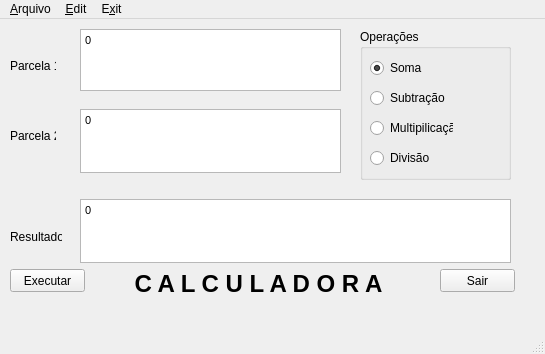
<ui version="4.0" >
 <class>MainWindow</class>
 <widget class="QMainWindow" name="MainWindow" >
  <property name="geometry" >
   <rect>
    <x>0</x>
    <y>0</y>
    <width>545</width>
    <height>354</height>
   </rect>
  </property>
  <property name="windowTitle" >
   <string>Minha Calculadora</string>
  </property>
  <widget class="QWidget" name="centralwidget" >
   <widget class="QLabel" name="label_2" >
    <property name="geometry" >
     <rect>
      <x>10</x>
      <y>40</y>
      <width>46</width>
      <height>14</height>
     </rect>
    </property>
    <property name="text" >
     <string>Parcela 1:</string>
    </property>
    <property name="buddy" >
     <cstring>textEdit1</cstring>
    </property>
   </widget>
   <widget class="QTextEdit" name="textEdit1" >
    <property name="geometry" >
     <rect>
      <x>80</x>
      <y>10</y>
      <width>261</width>
      <height>62</height>
     </rect>
    </property>
    <property name="html" >
     <string>&lt;html>&lt;head>&lt;meta name="qrichtext" content="1" />&lt;style type="text/css">
p, li { white-space: pre-wrap; }
&lt;/style>&lt;/head>&lt;body style=" font-family:'MS Shell Dlg 2'; font-size:8.25pt; font-weight:400; font-style:normal; text-decoration:none;">
&lt;p style=" margin-top:0px; margin-bottom:0px; margin-left:0px; margin-right:0px; -qt-block-indent:0; text-indent:0px; font-size:8pt;">0&lt;/p>&lt;/body>&lt;/html></string>
    </property>
   </widget>
   <widget class="QLabel" name="label_3" >
    <property name="geometry" >
     <rect>
      <x>10</x>
      <y>110</y>
      <width>46</width>
      <height>14</height>
     </rect>
    </property>
    <property name="text" >
     <string>Parcela 2:</string>
    </property>
    <property name="buddy" >
     <cstring>textEdit2</cstring>
    </property>
   </widget>
   <widget class="QTextEdit" name="textEdit2" >
    <property name="geometry" >
     <rect>
      <x>80</x>
      <y>90</y>
      <width>261</width>
      <height>64</height>
     </rect>
    </property>
    <property name="html" >
     <string>&lt;html>&lt;head>&lt;meta name="qrichtext" content="1" />&lt;style type="text/css">
p, li { white-space: pre-wrap; }
&lt;/style>&lt;/head>&lt;body style=" font-family:'MS Shell Dlg 2'; font-size:8.25pt; font-weight:400; font-style:normal; text-decoration:none;">
&lt;p style=" margin-top:0px; margin-bottom:0px; margin-left:0px; margin-right:0px; -qt-block-indent:0; text-indent:0px; font-size:8pt;">0&lt;/p>&lt;/body>&lt;/html></string>
    </property>
   </widget>
   <widget class="QTextEdit" name="textEditResult" >
    <property name="geometry" >
     <rect>
      <x>80</x>
      <y>180</y>
      <width>431</width>
      <height>64</height>
     </rect>
    </property>
    <property name="html" >
     <string>&lt;html>&lt;head>&lt;meta name="qrichtext" content="1" />&lt;style type="text/css">
p, li { white-space: pre-wrap; }
&lt;/style>&lt;/head>&lt;body style=" font-family:'MS Shell Dlg 2'; font-size:8.25pt; font-weight:400; font-style:normal; text-decoration:none;">
&lt;p style=" margin-top:0px; margin-bottom:0px; margin-left:0px; margin-right:0px; -qt-block-indent:0; text-indent:0px; font-size:8pt;">0&lt;/p>&lt;/body>&lt;/html></string>
    </property>
   </widget>
   <widget class="QLabel" name="label_4" >
    <property name="geometry" >
     <rect>
      <x>10</x>
      <y>210</y>
      <width>52</width>
      <height>16</height>
     </rect>
    </property>
    <property name="text" >
     <string>Resultado:</string>
    </property>
    <property name="buddy" >
     <cstring>textEditResult</cstring>
    </property>
   </widget>
   <widget class="QPushButton" name="exitButton" >
    <property name="geometry" >
     <rect>
      <x>440</x>
      <y>250</y>
      <width>75</width>
      <height>23</height>
     </rect>
    </property>
    <property name="text" >
     <string>Sair</string>
    </property>
   </widget>
   <widget class="QLabel" name="label" >
    <property name="geometry" >
     <rect>
      <x>98</x>
      <y>250</y>
      <width>321</width>
      <height>30</height>
     </rect>
    </property>
    <property name="layoutDirection" >
     <enum>Qt::RightToLeft</enum>
    </property>
    <property name="text" >
     <string>&lt;html>&lt;head>&lt;meta name="qrichtext" content="1" />&lt;style type="text/css">
p, li { white-space: pre-wrap; }
&lt;/style>&lt;/head>&lt;body style=" font-family:'MS Shell Dlg 2'; font-size:8.25pt; font-weight:400; font-style:normal; text-decoration:none;">
&lt;p style=" margin-top:0px; margin-bottom:0px; margin-left:0px; margin-right:0px; -qt-block-indent:0; text-indent:0px;">&lt;span style=" font-size:18pt; font-weight:600;">C A L C U L A D O R A&lt;/span>&lt;/p>&lt;/body>&lt;/html></string>
    </property>
    <property name="alignment" >
     <set>Qt::AlignCenter</set>
    </property>
   </widget>
   <widget class="QPushButton" name="execButton" >
    <property name="geometry" >
     <rect>
      <x>10</x>
      <y>250</y>
      <width>75</width>
      <height>23</height>
     </rect>
    </property>
    <property name="text" >
     <string>Executar</string>
    </property>
   </widget>
   <widget class="QGroupBox" name="groupBox" >
    <property name="geometry" >
     <rect>
      <x>360</x>
      <y>10</y>
      <width>151</width>
      <height>151</height>
     </rect>
    </property>
    <property name="title" >
     <string>Operações</string>
    </property>
    <widget class="QRadioButton" name="radioButtonMult" >
     <property name="geometry" >
      <rect>
       <x>10</x>
       <y>90</y>
       <width>83</width>
       <height>18</height>
      </rect>
     </property>
     <property name="text" >
      <string>Multipilicação</string>
     </property>
     <property name="checked" >
      <bool>false</bool>
     </property>
    </widget>
    <widget class="QRadioButton" name="radioButtonSoma" >
     <property name="geometry" >
      <rect>
       <x>10</x>
       <y>30</y>
       <width>83</width>
       <height>18</height>
      </rect>
     </property>
     <property name="text" >
      <string>Soma</string>
     </property>
     <property name="checked" >
      <bool>true</bool>
     </property>
    </widget>
    <widget class="QRadioButton" name="radioButtonSub" >
     <property name="geometry" >
      <rect>
       <x>10</x>
       <y>60</y>
       <width>83</width>
       <height>18</height>
      </rect>
     </property>
     <property name="text" >
      <string>Subtração</string>
     </property>
    </widget>
    <widget class="QRadioButton" name="radioButtonDiv" >
     <property name="geometry" >
      <rect>
       <x>10</x>
       <y>120</y>
       <width>83</width>
       <height>18</height>
      </rect>
     </property>
     <property name="text" >
      <string>Divisão</string>
     </property>
    </widget>
   </widget>
  </widget>
  <widget class="QMenuBar" name="menubar" >
   <property name="geometry" >
    <rect>
     <x>0</x>
     <y>0</y>
     <width>545</width>
     <height>21</height>
    </rect>
   </property>
   <widget class="QMenu" name="menuE_xit" >
    <property name="title" >
     <string>E&amp;xit</string>
    </property>
   </widget>
   <widget class="QMenu" name="menu_Arquivo" >
    <property name="title" >
     <string>&amp;Arquivo</string>
    </property>
    <addaction name="action_Abrir" />
    <addaction name="action_Salvar" />
    <addaction name="separator" />
    <addaction name="actionSai_r" />
   </widget>
   <widget class="QMenu" name="menuEdit" >
    <property name="title" >
     <string>&amp;Edit</string>
    </property>
    <addaction name="action_Copia" />
   </widget>
   <addaction name="menu_Arquivo" />
   <addaction name="menuEdit" />
   <addaction name="menuE_xit" />
  </widget>
  <widget class="QStatusBar" name="statusbar" />
  <action name="action_Abrir" >
   <property name="text" >
    <string>&amp;Abrir</string>
   </property>
  </action>
  <action name="action_Salvar" >
   <property name="text" >
    <string>&amp;Salvar</string>
   </property>
  </action>
  <action name="actionSai_r" >
   <property name="text" >
    <string>Sai&amp;r</string>
   </property>
  </action>
  <action name="action_Copia" >
   <property name="text" >
    <string>&amp;Copia</string>
   </property>
  </action>
 </widget>
 <tabstops>
  <tabstop>textEdit1</tabstop>
  <tabstop>textEdit2</tabstop>
  <tabstop>textEditResult</tabstop>
  <tabstop>radioButtonSoma</tabstop>
  <tabstop>radioButtonSub</tabstop>
  <tabstop>radioButtonMult</tabstop>
  <tabstop>radioButtonDiv</tabstop>
  <tabstop>execButton</tabstop>
  <tabstop>exitButton</tabstop>
 </tabstops>
 <resources>
  <include location="../../../../../../Qt/4.2.2/demos/mainwindow/mainwindow.qrc" />
 </resources>
 <connections>
  <connection>
   <sender>exitButton</sender>
   <signal>clicked()</signal>
   <receiver>MainWindow</receiver>
   <slot>close()</slot>
   <hints>
    <hint type="sourcelabel" >
     <x>476</x>
     <y>277</y>
    </hint>
    <hint type="destinationlabel" >
     <x>287</x>
     <y>274</y>
    </hint>
   </hints>
  </connection>
  <connection>
   <sender>textEdit1</sender>
   <signal>textChanged()</signal>
   <receiver>textEditResult</receiver>
   <slot>clear()</slot>
   <hints>
    <hint type="sourcelabel" >
     <x>128</x>
     <y>86</y>
    </hint>
    <hint type="destinationlabel" >
     <x>228</x>
     <y>239</y>
    </hint>
   </hints>
  </connection>
  <connection>
   <sender>textEdit2</sender>
   <signal>textChanged()</signal>
   <receiver>textEditResult</receiver>
   <slot>clear()</slot>
   <hints>
    <hint type="sourcelabel" >
     <x>98</x>
     <y>153</y>
    </hint>
    <hint type="destinationlabel" >
     <x>173</x>
     <y>238</y>
    </hint>
   </hints>
  </connection>
 </connections>
</ui>
